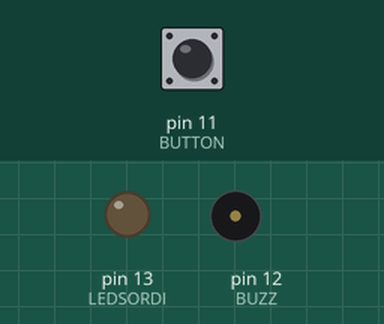
Simulated run of this sketch. Board: Arduino Uno, built with avr-gcc and run on an emulated ATmega328P. Shown: output pins drawn as LEDs (lit = HIGH), buzzer (waves = sounding). The inputs (shaded band) are chosen by the test bench; at power-on: pin 11 (BUTTON) LOW.

Above: at 1.2 s.
1.3 s: pin 11 (BUTTON) pulled HIGH for 0.15 s
At 1.7 s:
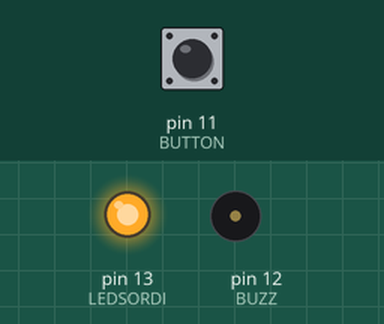
At 3.3 s:
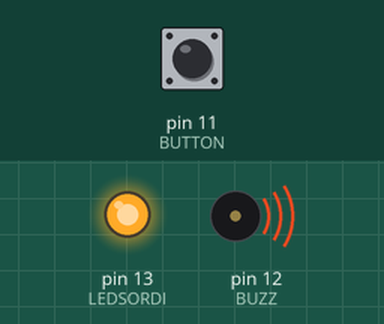
4.3 s: pin 11 (BUTTON) pulled HIGH for 3.2 s
At 11.1 s:
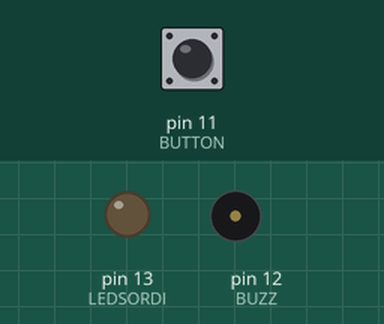
Timing chart, 0 to 12.6 s (numbered marks = the images above; inputs shaded):
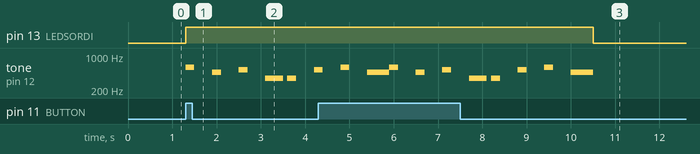

Measured:
- after the input at 1.3 s, pin 13 (LEDSORDI): LOW → HIGH at once; tone on pin 12 (BUZZ): plays 587 Hz for 0.20 s, 466 Hz for 0.20 s, 523 Hz for 0.20 s, 349 Hz for 0.40 s, 349 Hz for 0.20 s, 523 Hz for 0.10 s, starting at once
- after the input at 4.3 s, pin 13 (LEDSORDI): HIGH → LOW after 6.2 s instead of 1.6 s

The sketch:

Campanello.ino
```cpp
#define BUZZ 12                       //definisce che il buzz è sul pin 12
#define BUTTON 11                     //definisce che il bottone è sul pin 11
#define LEDSORDI 13                   //definisce che il led è sul pin 13

void setup(){
  pinMode(BUZZ, OUTPUT);              //imposta il pin BUZZ su output
  pinMode(BUTTON, INPUT);             //imposta il pin BUTTON su input
  pinMode(LEDSORDI, OUTPUT);          //imposta il pin LEDSORDI su output
}

void loop() {
  if (digitalRead(BUTTON) == HIGH) {  //se il pulsante è premuto
    digitalWrite(LEDSORDI, HIGH);     //accende il led
    tone(BUZZ, 587, 200);             //riproduce dei suoni con il buzz
    delay(600);
    tone(BUZZ, 466, 200);
    delay(600);
    tone(BUZZ, 523, 200);
    delay(600);
    tone(BUZZ, 349, 400);
    delay(500);
    tone(BUZZ, 349, 200);
    delay(600);
    tone(BUZZ, 523, 200);
    delay(600);
    tone(BUZZ, 587, 200);
    delay(600);
    tone(BUZZ, 466, 500);
    delay(500);
    digitalWrite(LEDSORDI, LOW);      //spegne il led
  }
}
```
